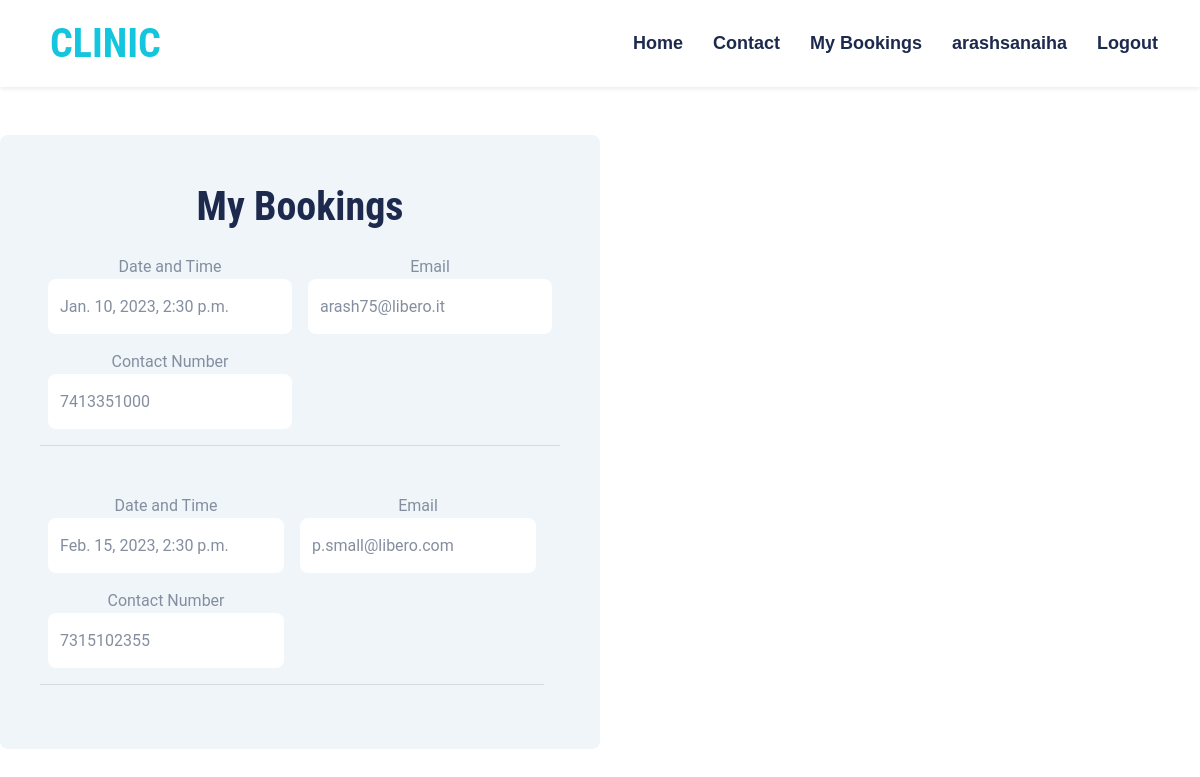
Screenshot of /my-booking (signed in) with the database file from the repository.
### booking/models.py (models this page shows)
class Booking(models.Model):
    first_name = models.CharField(max_length=100)
    last_name = models.CharField(max_length=100)
    contactNumber = models.IntegerField()
    email = models.CharField(max_length=200, blank=False)
    date_time = models.DateTimeField()
    user = models.ForeignKey(User, on_delete=models.CASCADE)

### booking/views.py (the view)
# urls.py: path('my-booking', views.MyBooking, name="my-booking"),
def MyBooking(request):
    bookings = Booking.objects.filter(user_id=request.user)
    context = {'bookings': bookings}
    return render(request, 'website/mybookings.html', context)

### website/templates/website/mybookings.html (shortened to what this page needs)
<!DOCTYPE html>
<html lang="en">
<head>
    {% load static %}
    <link href="{% static 'bootstrap.css' %}" rel="stylesheet">
    <link href="{% static 'Home.css' %}" rel="stylesheet">
</head>
<body>
    {% include 'navbar.html' %}
<div class="col-lg-6">
                    <div class="bg-light text-center rounded p-5">
                        <h1 class="mb-4">My Bookings</h1>
                        {% for booking in bookings %}
                            <div class="row g-3">
                                <div class="col-12 col-sm-6">
                                    <label>Date and Time</label>
                                    <input type="text" class="form-control bg-white border-0" placeholder="Booking Date" name="first_name" value="{{booking.date_time}}" style="height: 55px;">
                                </div>
                                <div class="col-12 col-sm-6">
                                    <label>Email</label>
                                    <input type="text" class="form-control bg-white border-0" placeholder="Booking Email" name="last_name" value="{{booking.email}}"  style="height: 55px;">
                                </div>
                                <div class="col-12 col-sm-6">
                                    <label>Contact Number</label>
                                    <input class="form-control bg-white border-0" placeholder="Contact Number" name="contactNumber" value="{{booking.contactNumber}}"  style="height: 55px;">
                                </div>
                                 <hr>
                            {% endfor %}
</body>
</html>

### templates/navbar.html (shortened to what this page needs)
<div class="container-fluid sticky-top bg-white shadow-sm mb-5">
        <div class="container">
            <nav class="navbar navbar-expand-lg bg-white navbar-light py-3 py-lg-0">
                <a href="{% url 'home' %}" class="navbar-brand">
                    <h1 class="m-0 text-uppercase text-primary">Clinic</h1>
                </a>
                <div class="collapse navbar-collapse" id="navbarCollapse">
                    <div class="navbar-nav ms-auto py-0">
                        <a href="{% url 'home' %}" class="nav-item nav-link">Home</a>
                        <a href="{% url 'contact' %}" class="nav-item nav-link">Contact</a>
                        <a href="{% url 'my-booking' %}" class="nav-item nav-link">My Bookings</a>
                        <a href="{% url 'my-account' %}" class="nav-item nav-link">{{request.user}}</a>
                        <a href="{% url 'logout' %}" class="nav-item nav-link">Logout</a>
                    </div>
                </div>
            </nav>
        </div>
    </div>

### website/static/Home.css (style rules this page uses)
:root { --primary: #13C5DD; --secondary: #354F8E; --light: #EFF5F9; --dark: #1D2A4D; }
.navbar-light .navbar-nav .nav-link { font-family: 'Jost', sans-serif; position: relative; margin-left: 30px; padding: 30px 0; font-size: 18px; font-weight: 700; color: var(--dark); outline: none; transition: .5s; }
@media (min-width: 992px) { .navbar-light .navbar-nav .nav-link::before { position: absolute; content: ""; width: 0; height: 5px; bottom: 0; left: 50%; background: var(--primary); transition: .5s; } }

### rows the page displays
Booking: first_name "Jan. 10, 2023, 2:30 p.m.", last_name "arash75@libero.it", contactNumber "7413351000"
Booking: first_name "Feb. 15, 2023, 2:30 p.m.", last_name "p.small@libero.com", contactNumber "7315102355"

### other values shown
{{ request.user }} "arashsanaiha"
